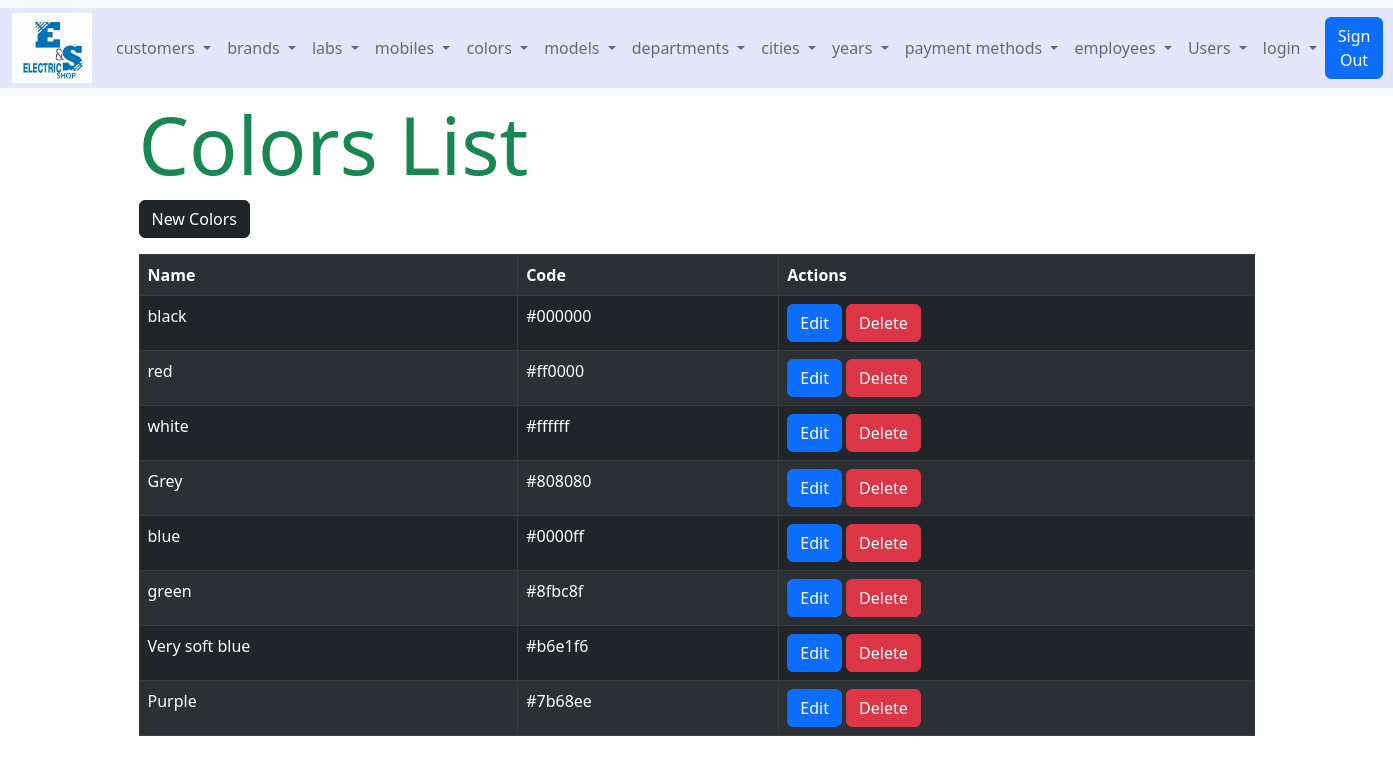
The page /colors_list.php (signed in) on the database its author committed.
### tables this page shows
CREATE TABLE IF NOT EXISTS `colors` (
  `id` int(11) NOT NULL AUTO_INCREMENT,
  `name` varchar(20) NOT NULL,
  `code` char(7) NOT NULL,
  `active` tinyint(4) NOT NULL DEFAULT '1',
  PRIMARY KEY (`id`)
);

### functions/colors_functions.php (called while the page is built, shortened)
<?php
function colors_list($status="active"){
  global $conn;
  if($status=="active"){
   $sql = "SELECT * FROM colors WHERE active =1";
  }
  elseif ($status=="deleted") {
   $sql = "SELECT * FROM colors WHERE active =0";
  }
  $data = mysqli_query($conn,$sql);
  return $data;
}
 ?>

### colors_list.php (the view, shortened to what this page needs)
<?php
$data=colors_list();
?>
<!DOCTYPE html>
<html lang="en" dir="ltr">
  <head>
    <?php include 'style.php'; ?>
  </head>
  <body>
    <?php include 'navbar.php' ?>
    <div class="container">
    <h1 class="display-1 text-success">Colors List</h1>
    <a class="btn btn-dark mb-3 " href="colors_new">New Colors</a>
    <div class="container">
      <div class="row">
        <table class="table table-dark table-bordered table-striped ">
          <tr>
          <td><b>Name</b></td>
          <td><b>Code</b></td>
          <td><b>Actions</b></td>
          </tr>
          <?php while ($color=mysqli_fetch_assoc($data)) {?>
          <tr>
            <td><?php echo $color["name"]; ?></td>
            <td><?php echo $color["code"]; ?></td>
            <td>
              <a class="btn btn-primary" href="colors_edit.php?id=<?php echo $color["id"]; ?>">Edit</a>
              <a class="btn btn-danger" href="colors_list.php?id=<?php echo $color["id"]; ?>">Delete</a>
            </td>
          </tr>
        <?php } ?>
        </table>
      </div>
    </div>
  </body>
</html>

### rows shown on the page
colors: name "black", code "#000000"
colors: name "red", code "#ff0000"
colors: name "white", code "#ffffff"
colors: name "Grey", code "#808080"
colors: name "blue", code "#0000ff"
colors: name "green", code "#8fbc8f"
colors: name "Very soft blue", code "#b6e1f6"
colors: name "Purple", code "#7b68ee"
